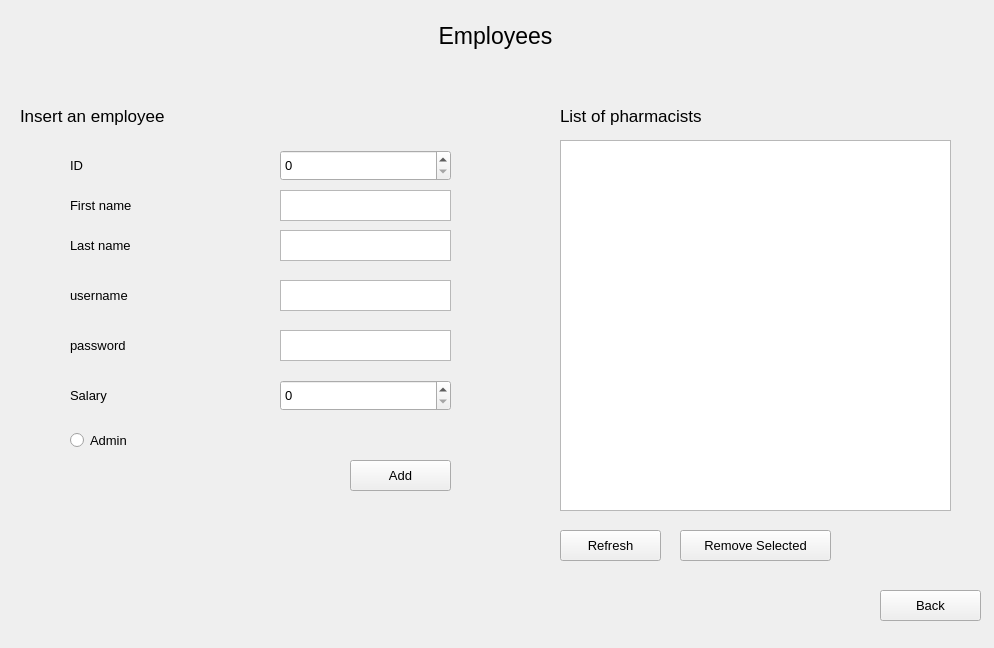
<?xml version="1.0" encoding="UTF-8"?>
<ui version="4.0">
 <class>Employee_Window</class>
 <widget class="QWidget" name="Employee_Window">
  <property name="geometry">
   <rect>
    <x>0</x>
    <y>0</y>
    <width>994</width>
    <height>648</height>
   </rect>
  </property>
  <property name="windowTitle">
   <string>Form</string>
  </property>
  <widget class="QLabel" name="label_7">
   <property name="geometry">
    <rect>
     <x>70</x>
     <y>230</y>
     <width>171</width>
     <height>31</height>
    </rect>
   </property>
   <property name="font">
    <font>
     <pointsize>10</pointsize>
    </font>
   </property>
   <property name="text">
    <string>Last name</string>
   </property>
  </widget>
  <widget class="QLabel" name="label_5">
   <property name="geometry">
    <rect>
     <x>70</x>
     <y>380</y>
     <width>171</width>
     <height>31</height>
    </rect>
   </property>
   <property name="font">
    <font>
     <pointsize>10</pointsize>
    </font>
   </property>
   <property name="text">
    <string>Salary</string>
   </property>
  </widget>
  <widget class="QPushButton" name="add_emp">
   <property name="geometry">
    <rect>
     <x>350</x>
     <y>460</y>
     <width>101</width>
     <height>31</height>
    </rect>
   </property>
   <property name="font">
    <font>
     <pointsize>10</pointsize>
    </font>
   </property>
   <property name="text">
    <string>Add</string>
   </property>
  </widget>
  <widget class="QSpinBox" name="emp_id">
   <property name="geometry">
    <rect>
     <x>280</x>
     <y>150</y>
     <width>171</width>
     <height>31</height>
    </rect>
   </property>
   <property name="font">
    <font>
     <pointsize>10</pointsize>
    </font>
   </property>
   <property name="minimum">
    <number>0</number>
   </property>
   <property name="maximum">
    <number>5000</number>
   </property>
   <property name="value">
    <number>0</number>
   </property>
  </widget>
  <widget class="QTextEdit" name="emp_fname">
   <property name="geometry">
    <rect>
     <x>280</x>
     <y>190</y>
     <width>171</width>
     <height>31</height>
    </rect>
   </property>
   <property name="font">
    <font>
     <pointsize>10</pointsize>
    </font>
   </property>
  </widget>
  <widget class="QTextEdit" name="emp_password">
   <property name="geometry">
    <rect>
     <x>280</x>
     <y>330</y>
     <width>171</width>
     <height>31</height>
    </rect>
   </property>
   <property name="font">
    <font>
     <pointsize>10</pointsize>
    </font>
   </property>
  </widget>
  <widget class="QLabel" name="label_2">
   <property name="geometry">
    <rect>
     <x>70</x>
     <y>190</y>
     <width>191</width>
     <height>31</height>
    </rect>
   </property>
   <property name="font">
    <font>
     <pointsize>10</pointsize>
    </font>
   </property>
   <property name="text">
    <string>First name</string>
   </property>
  </widget>
  <widget class="QTextEdit" name="emp_username">
   <property name="geometry">
    <rect>
     <x>280</x>
     <y>280</y>
     <width>171</width>
     <height>31</height>
    </rect>
   </property>
   <property name="font">
    <font>
     <pointsize>10</pointsize>
    </font>
   </property>
  </widget>
  <widget class="QLabel" name="label_8">
   <property name="geometry">
    <rect>
     <x>70</x>
     <y>280</y>
     <width>141</width>
     <height>31</height>
    </rect>
   </property>
   <property name="font">
    <font>
     <pointsize>10</pointsize>
    </font>
   </property>
   <property name="text">
    <string>username</string>
   </property>
  </widget>
  <widget class="QLabel" name="label_9">
   <property name="geometry">
    <rect>
     <x>70</x>
     <y>150</y>
     <width>191</width>
     <height>31</height>
    </rect>
   </property>
   <property name="font">
    <font>
     <pointsize>10</pointsize>
    </font>
   </property>
   <property name="text">
    <string>ID</string>
   </property>
  </widget>
  <widget class="QTextEdit" name="emp_lname">
   <property name="geometry">
    <rect>
     <x>280</x>
     <y>230</y>
     <width>171</width>
     <height>31</height>
    </rect>
   </property>
   <property name="font">
    <font>
     <pointsize>10</pointsize>
    </font>
   </property>
  </widget>
  <widget class="QSpinBox" name="emp_salary">
   <property name="geometry">
    <rect>
     <x>280</x>
     <y>380</y>
     <width>171</width>
     <height>31</height>
    </rect>
   </property>
   <property name="font">
    <font>
     <pointsize>10</pointsize>
    </font>
   </property>
   <property name="minimum">
    <number>0</number>
   </property>
   <property name="maximum">
    <number>5000</number>
   </property>
   <property name="value">
    <number>0</number>
   </property>
  </widget>
  <widget class="QLabel" name="label_3">
   <property name="geometry">
    <rect>
     <x>70</x>
     <y>330</y>
     <width>171</width>
     <height>31</height>
    </rect>
   </property>
   <property name="font">
    <font>
     <pointsize>10</pointsize>
    </font>
   </property>
   <property name="text">
    <string>password</string>
   </property>
  </widget>
  <widget class="QLabel" name="label_6">
   <property name="geometry">
    <rect>
     <x>10</x>
     <y>10</y>
     <width>971</width>
     <height>51</height>
    </rect>
   </property>
   <property name="font">
    <font>
     <pointsize>17</pointsize>
    </font>
   </property>
   <property name="text">
    <string>Employees</string>
   </property>
   <property name="alignment">
    <set>Qt::AlignCenter</set>
   </property>
  </widget>
  <widget class="QTableWidget" name="pharmacist_table">
   <property name="geometry">
    <rect>
     <x>560</x>
     <y>140</y>
     <width>391</width>
     <height>371</height>
    </rect>
   </property>
   <property name="font">
    <font>
     <pointsize>10</pointsize>
    </font>
   </property>
  </widget>
  <widget class="QPushButton" name="back">
   <property name="geometry">
    <rect>
     <x>880</x>
     <y>590</y>
     <width>101</width>
     <height>31</height>
    </rect>
   </property>
   <property name="font">
    <font>
     <pointsize>10</pointsize>
    </font>
   </property>
   <property name="text">
    <string>Back</string>
   </property>
  </widget>
  <widget class="QPushButton" name="remove_selected_row">
   <property name="geometry">
    <rect>
     <x>680</x>
     <y>530</y>
     <width>151</width>
     <height>31</height>
    </rect>
   </property>
   <property name="font">
    <font>
     <pointsize>10</pointsize>
    </font>
   </property>
   <property name="text">
    <string>Remove Selected</string>
   </property>
  </widget>
  <widget class="QLabel" name="label_4">
   <property name="geometry">
    <rect>
     <x>560</x>
     <y>100</y>
     <width>221</width>
     <height>31</height>
    </rect>
   </property>
   <property name="font">
    <font>
     <pointsize>13</pointsize>
    </font>
   </property>
   <property name="text">
    <string>List of pharmacists</string>
   </property>
  </widget>
  <widget class="QRadioButton" name="is_admin">
   <property name="geometry">
    <rect>
     <x>70</x>
     <y>430</y>
     <width>211</width>
     <height>20</height>
    </rect>
   </property>
   <property name="font">
    <font>
     <pointsize>10</pointsize>
    </font>
   </property>
   <property name="text">
    <string>Admin</string>
   </property>
  </widget>
  <widget class="QLabel" name="label">
   <property name="geometry">
    <rect>
     <x>20</x>
     <y>100</y>
     <width>221</width>
     <height>31</height>
    </rect>
   </property>
   <property name="font">
    <font>
     <pointsize>13</pointsize>
    </font>
   </property>
   <property name="text">
    <string>Insert an employee</string>
   </property>
  </widget>
  <widget class="QPushButton" name="refresh_pharmacist_table">
   <property name="geometry">
    <rect>
     <x>560</x>
     <y>530</y>
     <width>101</width>
     <height>31</height>
    </rect>
   </property>
   <property name="font">
    <font>
     <pointsize>10</pointsize>
    </font>
   </property>
   <property name="text">
    <string>Refresh</string>
   </property>
  </widget>
 </widget>
 <resources/>
 <connections/>
</ui>
